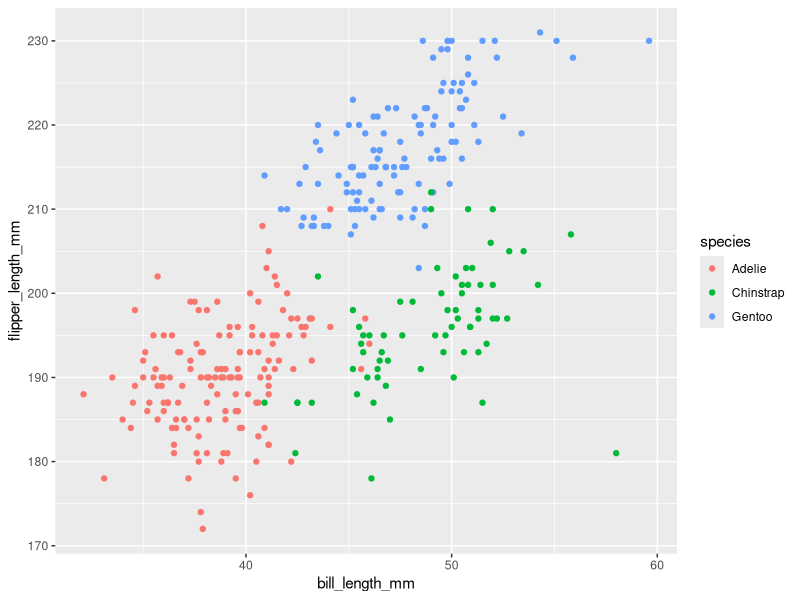
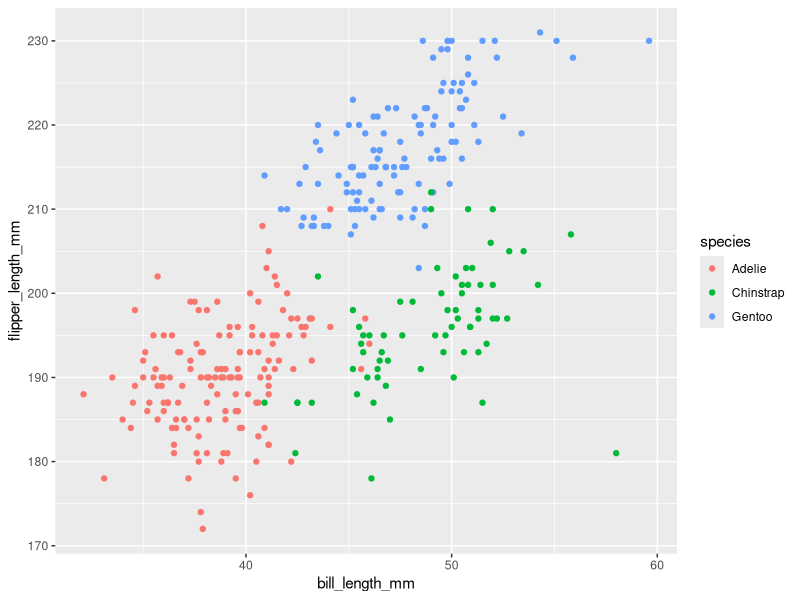
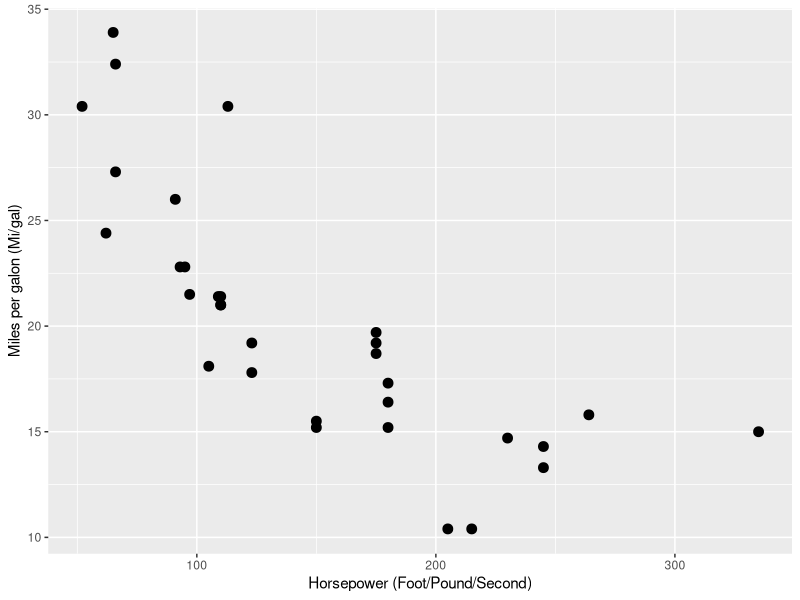
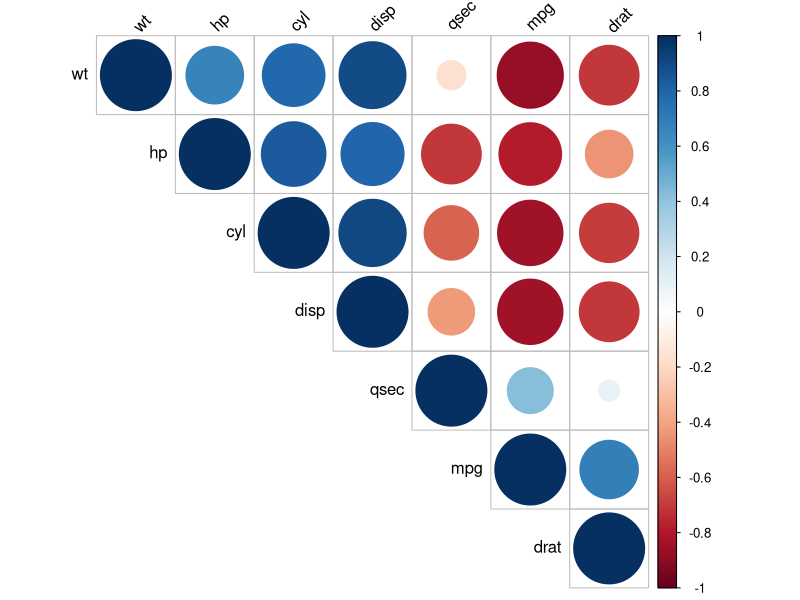
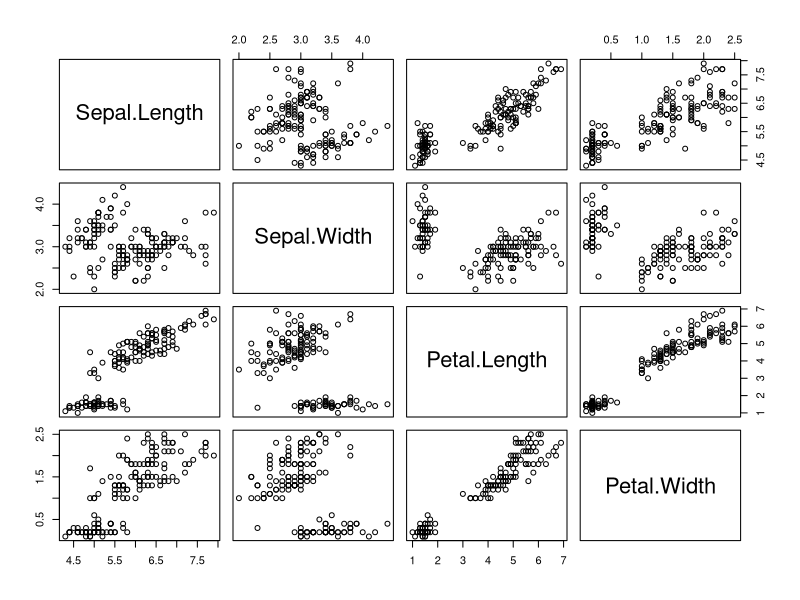
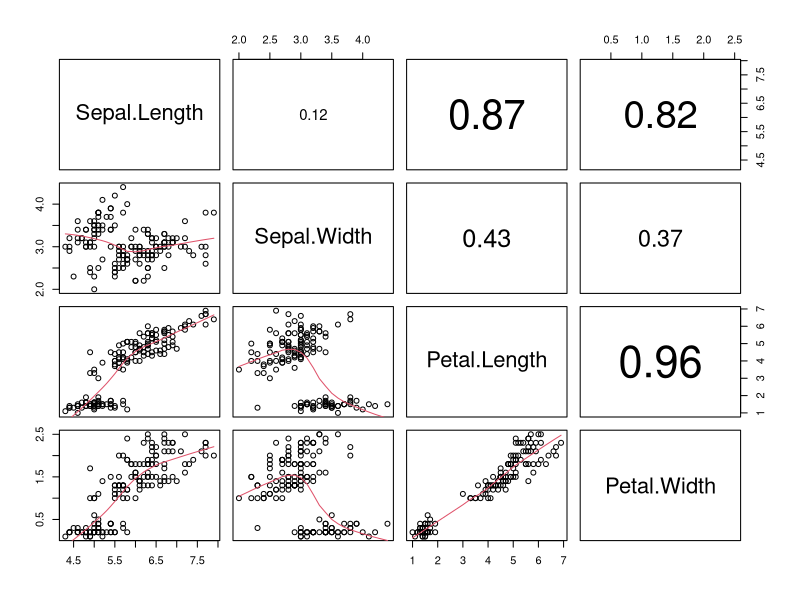
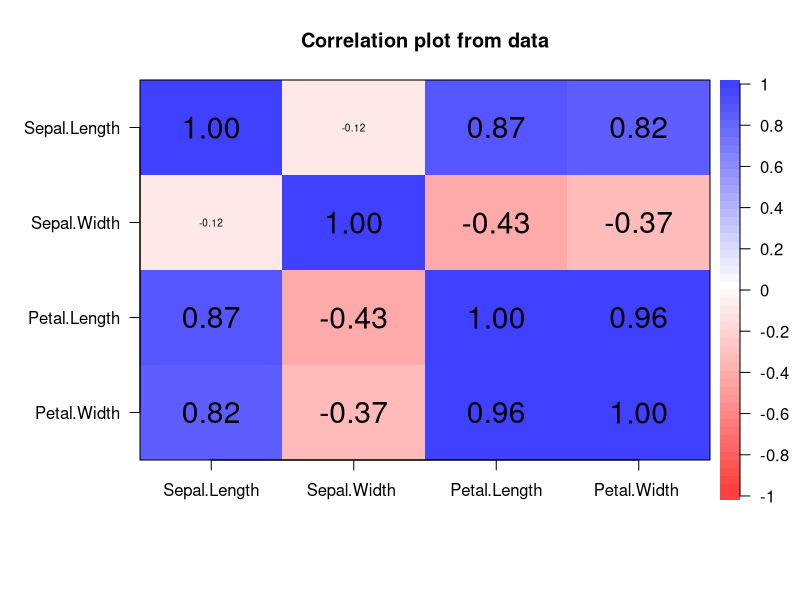
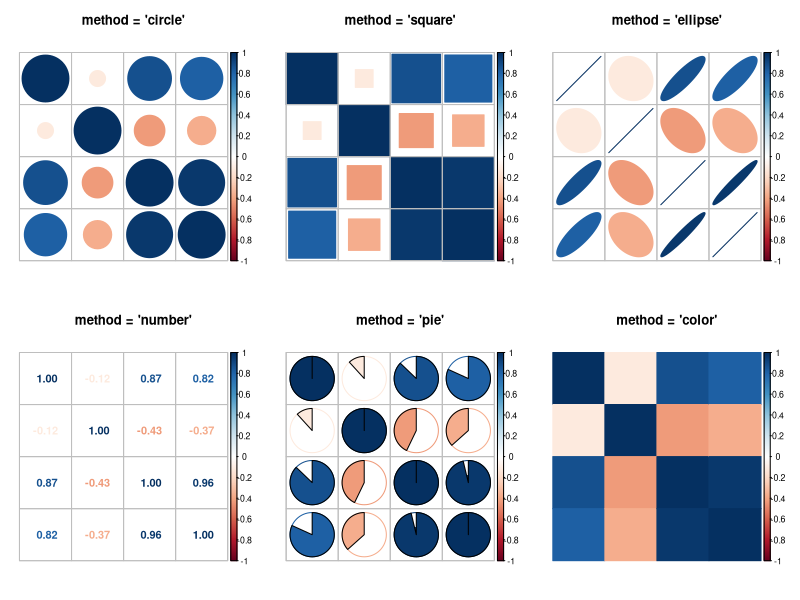

Recreate these plots in R, in order.
## ---- chunk 1
library(tidyverse)
library(palmerpenguins)
#install.packages("gmodels")
library(gmodels)
library(kableExtra)
library(gtable)
library(ggpubr)
library(broom)


## ---- chunk 2
#| label: num_num_graph
#| 
penguins %>% 
  na.omit() %>% 
  ggplot(aes(
    x= bill_length_mm, 
    y= flipper_length_mm,
    color=species))+
  geom_point()-> num_x_num

num_x_num
## ---- chunk 3

penguins %>% 
  na.omit() %>% 
  ggplot(aes(
    x= bill_length_mm, 
    y= flipper_length_mm,
    color=species))+
  geom_point()-> num_x_num

num_x_num

## ---- chunk 4
mtcars %>% 
  ggplot(aes(hp, mpg))+
  geom_point(size=3)+
  labs(y="Miles per galon (Mi/gal)", x="Horsepower (Foot/Pound/Second)")
  
## ---- chunk 5
#| echo: true

cor.test(mtcars$hp, mtcars$mpg)

## ---- chunk 6
#| echo: true

cor.test(mtcars$hp, mtcars$mpg, method = "spearman")

## ---- chunk 7
#| echo: true

mtcars %>% 
  select(mpg:qsec) %>% 
  cor %>% 
  round(.,2)->res
res
## ---- chunk 8
#| echo: true
#| output-location: default
if (!require("corrplot")) install.packages("corrplot")

corrplot(res, type = "upper", order = "hclust", 
         tl.col = "black", tl.srt = 45)

## ---- chunk 9
#| echo: true

if (!require("Hmisc")) install.packages("Hmisc")
res2<-rcorr(res, type = c("pearson", "spearman"))
res2

## ---- chunk 10
#| echo: true
data <- iris[, 1:4] # Numerical variables
groups <- iris[, 5] # Factor variable (groups)

## ---- chunk 11

pairs(data)

## ---- chunk 12
# Function to add correlation coefficients
panel.cor <- function(x, y, digits = 2, prefix = "", cex.cor, ...) {
    usr <- par("usr")
    on.exit(par(usr))
    par(usr = c(0, 1, 0, 1))
    Cor <- abs(cor(x, y)) # Remove abs function if desired
    txt <- paste0(prefix, format(c(Cor, 0.123456789), digits = digits)[1])
    if(missing(cex.cor)) {
        cex.cor <- 0.4 / strwidth(txt)
    }
    text(0.5, 0.5, txt,
         cex = 1 + cex.cor * Cor) # Resize the text by level of correlation
}

# Plotting the correlation matrix
pairs(data,
      upper.panel = panel.cor,    # Correlation panel
      lower.panel = panel.smooth) # Smoothed regression lines
## ---- chunk 13
#| echo: true
library(psych)

corPlot(data, cex = 1.2)
## ---- chunk 14
#| echo: true
#| include: true
#| output-location: slide

par(mfrow = c(2, 3))

# Circles
corrplot(cor(data), method = "circle",
        title = "method = 'circle'",
        tl.pos = "n", mar = c(2, 1, 3, 1)) 
# Squares 
corrplot(cor(data), method = "square",
        title = "method = 'square'",
        tl.pos = "n", mar = c(2, 1, 3, 1)) 
# Ellipses
corrplot(cor(data), method = "ellipse",
         title = "method = 'ellipse'",
         tl.pos = "n", mar = c(2, 1, 3, 1)) 
# Correlations
corrplot(cor(data), method = "number",
         title = "method = 'number'",
         tl.pos = "n", mar = c(2, 1, 3, 1)) 
# Pie charts
corrplot(cor(data), method = "pie",
         title = "method = 'pie'",
         tl.pos = "n", mar = c(2, 1, 3, 1)) 
# Colors
corrplot(cor(data), method = "color",
         title = "method = 'color'",
         tl.pos = "n", mar = c(2, 1, 3, 1)) 

## ---- chunk 15
#| echo: true
#| include: true
#| output-location: slide

if (!require("GGally")) install.packages("GGally")
library(GGally)

ggpairs(penguins[,c(1,3:7)], ggplot2::aes(colour = species))
